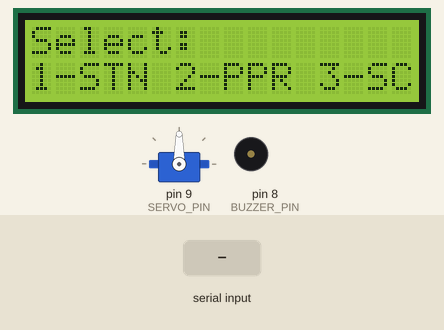
This sketch was run on a simulated Arduino Uno, built with avr-gcc and run on an emulated ATmega328P. On the bench: 16×2 character LCD, servo, buzzer (waves = sounding). The inputs (shaded band) are chosen by the test bench. Random numbers use the default seed unless the sketch sets one; what the sketch prints to the serial monitor is not drawn.

Above: at 1.2 s.
1.3 s: "1" received over Serial
At 2.3 s:
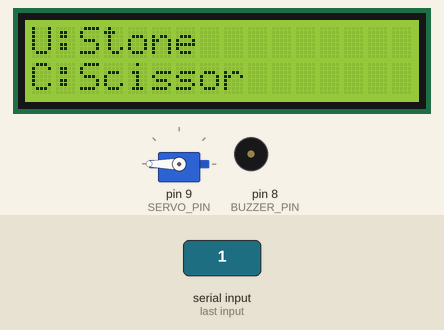
At 4.9 s:
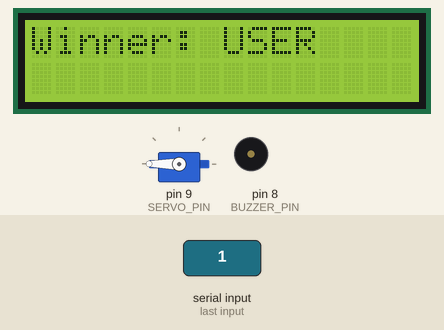
Timing chart, 0 to 6.4 s (numbered marks = the images above; inputs shaded):
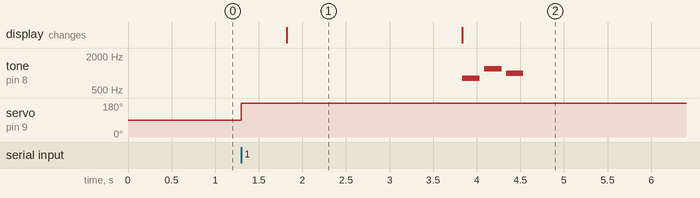

The sketch:

stone_paper_scissor.ino
```cpp
#include <Wire.h>
#include <LiquidCrystal_I2C.h>
#include <Servo.h>

LiquidCrystal_I2C lcd(0x27, 16, 2);
Servo myServo;

#define SERVO_PIN 9
#define BUZZER_PIN 8

int userChoice = -1;
int compChoice = -1;

void setup() {
  Serial.begin(9600);

  lcd.init();
  lcd.backlight();

  myServo.attach(SERVO_PIN);
  pinMode(BUZZER_PIN, OUTPUT);

  randomSeed(analogRead(A0));

  lcd.setCursor(0,0);
  lcd.print("Select:");
  lcd.setCursor(0,1);
  lcd.print("1-STN 2-PPR 3-SCR");

  Serial.println("Game Started");
  Serial.println("Select: 1-STN 2-PPR 3-SCR");
}

void loop() {

  if (Serial.available()) {

    char input = Serial.read();

    if(input == '1') userChoice = 0;
    else if(input == '2') userChoice = 1;
    else if(input == '3') userChoice = 2;
    else return;

    Serial.print("User Selected: ");
    Serial.println(choiceName(userChoice));

    compChoice = random(0, 3);

    Serial.print("Computer Selected: ");
    Serial.println(choiceName(compChoice));

    moveServo(compChoice);

    showResult(userChoice, compChoice);

    delay(3000);

    lcd.clear();
    lcd.setCursor(0,0);
    lcd.print("Select:");
    lcd.setCursor(0,1);
    lcd.print("1-STN 2-PPR 3-SCR");

    Serial.println("----------------------");
    Serial.println("Select: 1-STN 2-PPR 3-SCR");
  }
}

void moveServo(int choice) {

  if(choice == 0) myServo.write(0);
  if(choice == 1) myServo.write(90);
  if(choice == 2) myServo.write(180);

  delay(500);
}

void showResult(int user, int comp) {

  lcd.clear();

  lcd.setCursor(0,0);
  lcd.print("U:");
  lcd.print(choiceName(user));

  lcd.setCursor(0,1);
  lcd.print("C:");
  lcd.print(choiceName(comp));

  delay(2000);

  lcd.clear();
  lcd.setCursor(0,0);

  if(user == comp) {
    lcd.print("Draw!");
    Serial.println("Result: Draw");
    drawTone();
  }
  else if((user == 0 && comp == 2) ||
          (user == 1 && comp == 0) ||
          (user == 2 && comp == 1)) {
    lcd.print("Winner: USER");
    Serial.println("Result: USER Wins");
    victoryTone();
  }
  else {
    lcd.print("Winner: COMP");
    Serial.println("Result: COMPUTER Wins");
    sadTone();
  }
}

String choiceName(int c) {
  if(c == 0) return "Stone";
  if(c == 1) return "Paper";
  if(c == 2) return "Scissor";
  return "";
}

// 🎉 Victory Sound
void victoryTone() {
  tone(BUZZER_PIN, 800, 200);
  delay(250);
  tone(BUZZER_PIN, 1200, 200);
  delay(250);
  tone(BUZZER_PIN, 1000, 200);
  delay(250);
  noTone(BUZZER_PIN);
}

// 😢 Sad Sound
void sadTone() {
  tone(BUZZER_PIN, 1000, 300);
  delay(350);
  tone(BUZZER_PIN, 600, 500);
  delay(550);
  noTone(BUZZER_PIN);
}

// 😐 Draw Sound
void drawTone() {
  tone(BUZZER_PIN, 900, 200);
  delay(250);
  noTone(BUZZER_PIN);
}
```

Measured:
- after the input at 1.3 s, tone on pin 8 (BUZZER_PIN): plays 800 Hz for 0.20 s, 1200 Hz for 0.20 s, 1000 Hz for 0.20 s, starting after 2.5 s; servo on pin 9 (SERVO_PIN): 90° → 180° at once; the display: changes after 0.52 s (image 1)
- what the display in image 1 shows lasts 2.0 s, from 1.8 s to 3.8 s
